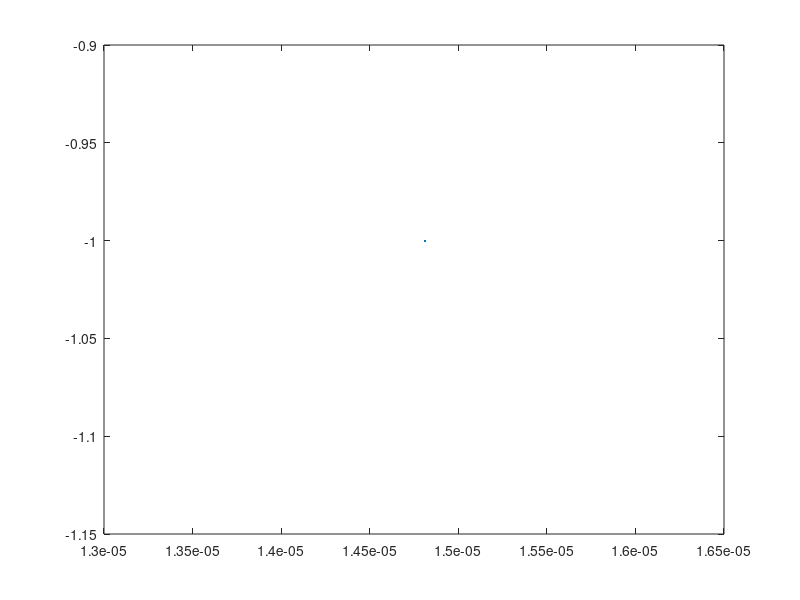
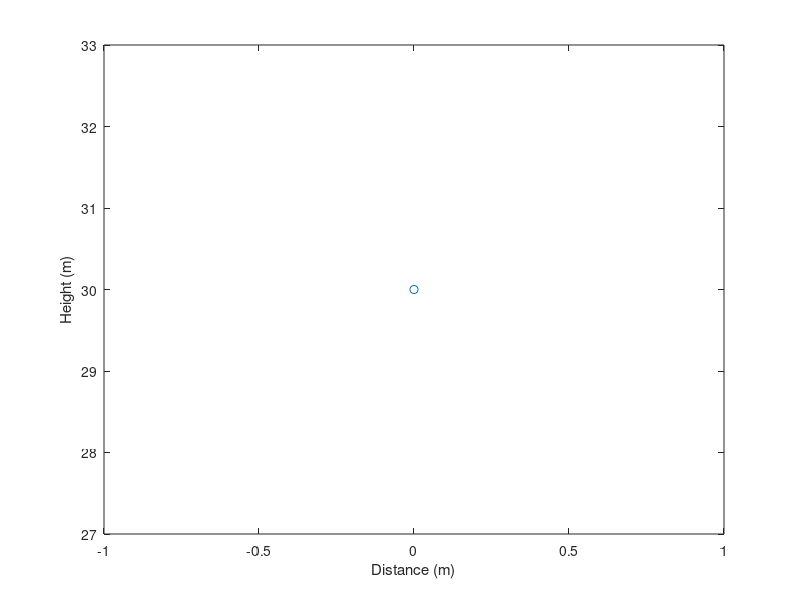

Recreate these plots in MATLAB, in order.
% Velocity-Verlet method to solve projectile with a magnus force

% Clear memory and only show a few digits
clear all; format short;

% Dimensionalisation parameters
G=9.8; % Acceleration due to gravity (m/s^2)
LS=1.0; % Choice for scaling length (m)
TS=sqrt(LS/G); % Choice for scale for time (s)

% Prompt user for time step, initial speed and angle
tau_s=input('Enter time step in s: ');
speed_m=input('Enter initial speed in m/s: ');
angle=input('Enter initial angle in degrees: ');
w=input('Enter angular momentum in degrees: ');
rho=1.2;
Rad=0.045;
m=0.045;



% Convert to radians
angle=angle*pi/180;
w=w*pi*TS/180;

% Non-dimensionalise time step and initial speed
tau=tau_s/TS;
speed=speed_m/(LS/TS);

Lambda=(w*rho*pi*Rad^3)/(2*m);

% Row vectors for non-dimensional position and velocity, and also 
% the exact position
pos=[0 30];
vel=speed*[cos(angle) sin(angle)];

n=0;
while pos(2)>=0
   
    n=n+1;
    
  % Store position and time for plotting: time step n
    x(n)=pos(1);
    y(n)=pos(2);
 
  % Verlet Method: position
    accel=Lambda*(vel*[0 -1;1 0])+[0 -1];
    
    acc(n)=accel(1);
    bcc(n)=accel(2);
    
    pos_next=pos+tau*vel+0.5*tau^2*accel;
    
  % Euler method: velocity  
    vel_next=vel+tau*accel;
  
  pos=pos_next;
  vel=vel_next;
  
end

figure(1)
plot(acc,bcc);

% Plot the Verlet's method trajectory
figure(2)
plot(LS*x,LS*y,'o')
xlabel('Distance (m)')
ylabel('Height (m)')

% Linear interpolation to estimate the range of the projectile,
% with conversion to m
range=pos(1)-pos(2)*(pos(1)-x(end))/(pos(2)-y(end));
range_m=LS*range;
disp(['Range (m): ',num2str(range_m)])
